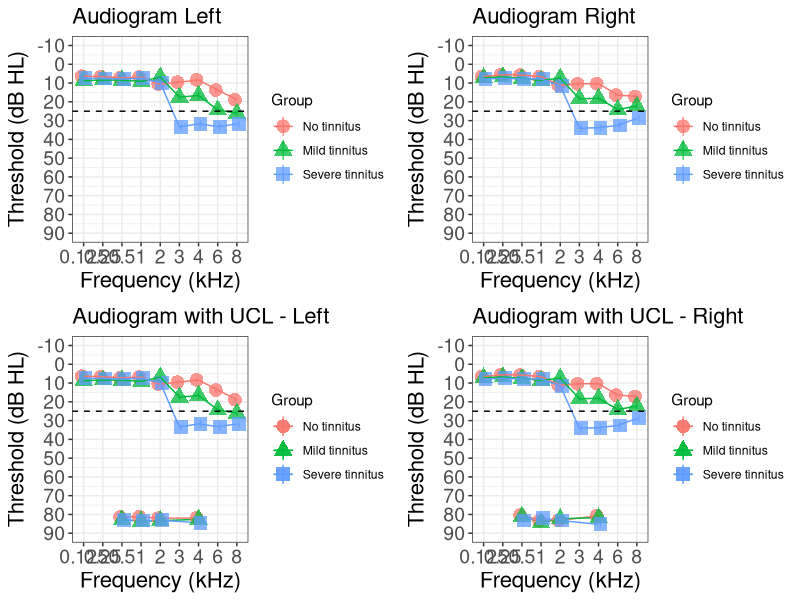
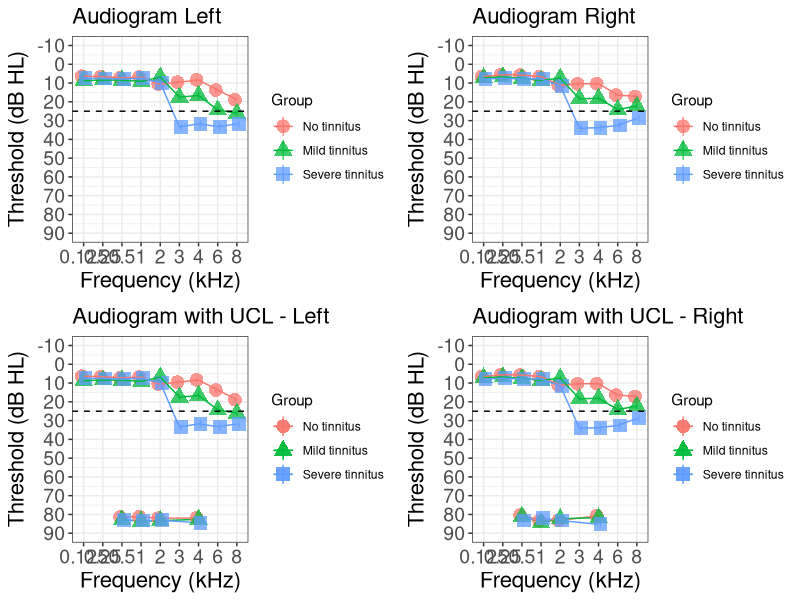

The R script that drew these images, in order:
# Load libraries ====================================================
library(readr)
library(tidyverse)
library(ggplot2)
library(ggpubr)
library(svglite)

# Load aud data as data frame "dat" =================================
dat <- read_csv("data/aud_data_UCL.csv")

# Specify "Group" as factor variable and label levels
dat$Group <- factor(dat$Group, levels = c(1,2,3), labels = c("No tinnitus", "Mild tinnitus", "Severe tinnitus"))

# Specify function for SEM (standard error of mean) =================
std_error <- function(x) sd(x)/sqrt(length(x))

# Specify columns in data to use for Pure Tone Thresholds (PTT) and Uncomfortable Loudness Levels (UCL) ======
ptt.labs <- c("L125", "L250", "L500", "L1000", "L2000", "L3000", "L4000", "L6000", "L8000",
              "R125", "R250", "R500", "R1000", "R2000", "R3000", "R4000", "R6000", "R8000")

ucl.labs <- c("UCLL500", "UCLL1000", "UCLL2000", "UCLL4000",
              "UCLR500", "UCLR1000", "UCLR2000", "UCLR4000")

# Create separate data frames for PTT and UCL ================================================================
ptt <- dat[,c("ID", "Group", ptt.labs)]
ucl <- dat[,c("ID", "Group", ucl.labs)]

# Make data to long format (need tidyverse package) ==========================================================
ptt.long <- gather(ptt, key = "ear-freq", value = "dB", -ID, -Group)
ucl.long <- gather(ucl, key = "ear-freq", value = "dB", -ID, -Group)

# Split and rename variables
ptt.long <- ptt.long %>% 
  separate(col = "ear-freq", into = c("ear","freq"), sep = (1)) %>% #sep = 1 is n characters before frequency in col name for ptt
  mutate(freq = (type.convert(freq, as.is = TRUE))/1000) %>% 
  mutate(freqLabels = factor(freq)) %>% 
  mutate(ear = factor(ear, levels = c("R", "L"))) %>%
  mutate(ear = recode(ear, "R" = "Right", "L" = "Left"))

ucl.long <- ucl.long %>% 
  separate(col = "ear-freq", into = c("ear","freq"), sep = (4)) %>% #sep = 4 is n characters before frequency in col name ucl
  mutate(freq = (type.convert(freq, as.is = TRUE))/1000) %>% 
  mutate(freqLabels = factor(freq)) %>% 
  mutate(ear = factor(ear, levels = c("UCLR", "UCLL"))) %>%
  mutate(ear = recode(ear, "UCLR" = "Right", "UCLL" = "Left"))

# Specify shared plot options to make it easy to modify all plots ============================================
titlesz = 16 #Title text size
axlabsz = 14 #Axis label text size
axtitlesz = 16 #Axis title size
linew = 0.5 #Linewith
pointsz = 1 #Point size
pointa = 0.75 #Point alpha (opacity)
ymax = 90 #Y-scale maximum
ymin = -10 #Y-scale minimum
pointscat = 0.3 #point scatter/jitter, useful if overlapping data

# Create plot of LEFT EAR audiogram (note subsest of data = ) only using data frame "ptt.long" ===============
ptt.plot.L <- ggplot(data = ptt.long[ptt.long$ear == "Left",], aes(y = dB, x = freqLabels, group = Group, color = Group, shape = Group))+
  
  # Aud layers
  stat_summary(fun = mean, #plot mean audiogram
               fun.min = function(x) mean(x) - std_error(x), # Negative error bar (can use sd() for std deviation)
               fun.max = function(x) mean(x) + std_error(x), # Positive error bar (can use sd() for std deviation)
               geom = "pointrange", size = pointsz, alpha = pointa, position=position_dodge(width=pointscat)) + # Point options
  stat_summary(fun = mean, geom = "line", linewidth = linew) + # Line options
  
  scale_y_reverse(limits = c(ymax,ymin), breaks = seq(ymin, ymax, by=10))+ #Y-scale options
  
  geom_hline(yintercept=25, linetype="dashed", color = "black", linewidth=0.5)+ # Highlight line at 25dB
  labs(x = "Frequency (kHz)", y = "Threshold (dB HL)")+ # Axis labels
  ggtitle("Audiogram Left") + # Title of plot
  theme_bw()+ # Specify general theme of plot
  theme(plot.title = element_text(size = titlesz), axis.text = element_text(size = axlabsz), axis.title=element_text(size=axtitlesz)) # Adjust text sizes of plot

# Create plot of RIGHT EAR audiogram (note subsest of data = ) only using data frame "ptt.long" ==============
ptt.plot.R <- ggplot(data = ptt.long[ptt.long$ear == "Right",], aes(y = dB, x = freqLabels, group = Group, color = Group, shape = Group))+
  
  # Aud layers
  stat_summary(fun = mean, #plot mean audiogram
               fun.min = function(x) mean(x) - std_error(x), # Negative error bar (can use sd() for std deviation)
               fun.max = function(x) mean(x) + std_error(x), # Positive error bar (can use sd() for std deviation)
               geom = "pointrange", size = pointsz, alpha = pointa, position=position_dodge(width=pointscat)) + # Point options
  stat_summary(fun = mean, geom = "line", linewidth = linew) + # Line options
  
  scale_y_reverse(limits = c(ymax,ymin), breaks = seq(ymin, ymax, by=10))+ #Y-scale options
  
  geom_hline(yintercept=25, linetype="dashed", color = "black", linewidth=0.5)+ # Highlight line at 25dB
  labs(x = "Frequency (kHz)", y = "Threshold (dB HL)")+ # Axis labels
  ggtitle("Audiogram Right") + # Title of plot
  theme_bw()+ # Specify general theme of plot
  theme(plot.title = element_text(size = titlesz), axis.text = element_text(size = axlabsz), axis.title=element_text(size=axtitlesz)) # Adjust text sizes of plot

# Create plot of LEFT EAR PTT and UCL combining data frames ptt.long and ucl.long =====================================
# Note subsest of data in both ptt and ucl layers
ptt.ucl.plot.L <- ggplot(data = ptt.long[ptt.long$ear == "Left",], aes(y = dB, x = freqLabels, group = Group, color = Group, shape = Group))+
  
  # Aud layers
  stat_summary(fun = mean, #plot mean audiogram
               fun.min = function(x) mean(x) - std_error(x), # Negative error bar (can use sd() for std deviation)
               fun.max = function(x) mean(x) + std_error(x), # Positive error bar (can use sd() for std deviation)
               geom = "pointrange", size = pointsz, alpha = pointa, position=position_dodge(width=pointscat)) + # Point options
  stat_summary(fun = mean, geom = "line", linewidth = linew) + # Line options
  
  #UCL layers
  stat_summary(data = ucl.long[ucl.long$ear == "Left",], fun = mean, geom = "line", size = linew) + #Plot mean line for UCL
  stat_summary(data = ucl.long[ucl.long$ear == "Left",], fun = mean,
               fun.min = function(x) mean(x) - std_error(x), # Negative error bar (can use sd() for std deviation)
               fun.max = function(x) mean(x) + std_error(x), # Positive error bar (can use sd() for std deviation)
               geom = "pointrange", size = pointsz, alpha = pointa, position=position_dodge(width=pointscat)) + # Point options
  
  scale_y_reverse(limits = c(ymax,ymin), breaks = seq(ymin, ymax, by=10))+ #Y-scale options
  
  geom_hline(yintercept=25, linetype="dashed", color = "black", linewidth=0.5)+ # Highlight line at 25dB
  labs(x = "Frequency (kHz)", y = "Threshold (dB HL)")+ # Axis labels
  ggtitle("Audiogram with UCL - Left") + # Title of plot
  theme_bw()+ # Specify general theme of plot
  theme(plot.title = element_text(size = titlesz), axis.text = element_text(size = axlabsz), axis.title=element_text(size=axtitlesz)) # Adjust text sizes of plot

# Create plot of RIGHT EAR PTT and UCL combining data frames ptt.long and ucl.long =====================================
# Note subsest of data in both ptt and ucl layers
ptt.ucl.plot.R <- ggplot(data = ptt.long[ptt.long$ear == "Right",], aes(y = dB, x = freqLabels, group = Group, color = Group, shape = Group))+
  
  # Aud layers
  stat_summary(fun = mean, #plot mean audiogram
               fun.min = function(x) mean(x) - std_error(x), # Negative error bar (can use sd() for std deviation)
               fun.max = function(x) mean(x) + std_error(x), # Positive error bar (can use sd() for std deviation)
               geom = "pointrange", size = pointsz, alpha = pointa, position=position_dodge(width=pointscat)) + # Point options
  stat_summary(fun = mean, geom = "line", linewidth = linew) + # Line options
  
  #UCL layers
  stat_summary(data = ucl.long[ucl.long$ear == "Right",], fun = mean, geom = "line", size = linew) + #Plot mean line for UCL
  stat_summary(data = ucl.long[ucl.long$ear == "Right",], fun = mean,
               fun.min = function(x) mean(x) - std_error(x), # Negative error bar (can use sd() for std deviation)
               fun.max = function(x) mean(x) + std_error(x), # Positive error bar (can use sd() for std deviation)
               geom = "pointrange", size = pointsz, alpha = pointa, position=position_dodge(width=pointscat)) + # Point options
  
  scale_y_reverse(limits = c(ymax,ymin), breaks = seq(ymin, ymax, by=10))+ #Y-scale options
  
  geom_hline(yintercept=25, linetype="dashed", color = "black", linewidth=0.5)+ # Highlight line at 25dB
  labs(x = "Frequency (kHz)", y = "Threshold (dB HL)")+ # Axis labels
  ggtitle("Audiogram with UCL - Right") + # Title of plot
  theme_bw()+ # Specify general theme of plot
  theme(plot.title = element_text(size = titlesz), axis.text = element_text(size = axlabsz), axis.title=element_text(size=axtitlesz)) # Adjust text sizes of plot

# Arrange plots with ggpubr package and save ==========================================================================

final.plot <- ggarrange(ptt.plot.L, ptt.plot.R,
                        ptt.ucl.plot.L, ptt.ucl.plot.R, ncol = 2, nrow = 2)

# Save as png
png(file="output/audiogram2.png",
    width=1040, height=900)
final.plot
dev.off()

# Save as svg
ggsave(file="output/audiogram2.svg", plot=final.plot, units = "cm", width=30, height=25)
